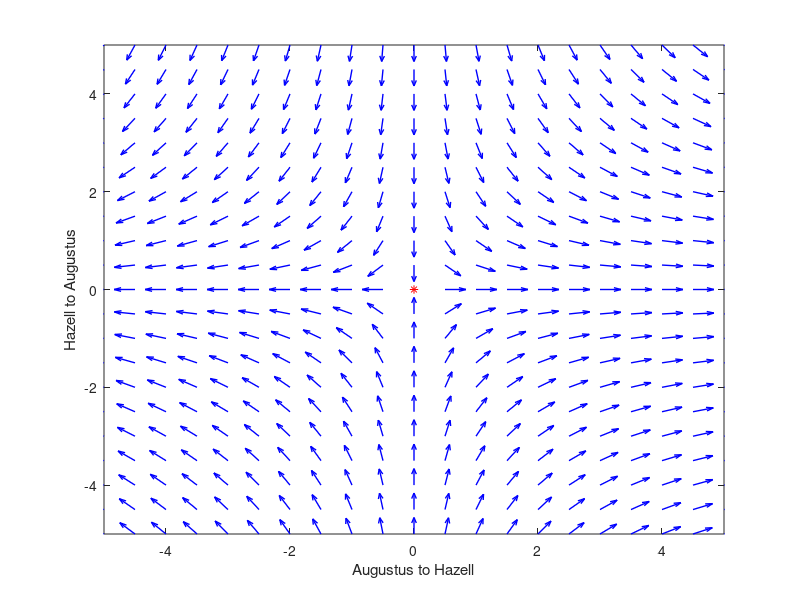

MATLAB code for this plot:
a1 = 0.6659; 
a2 = 0.0561;
b2 = 0.5770;
b1 = 0.0499;

%f=@(t,y)[a1*y(1) - a2*y(2)*y(1); b1*y(1)*y(2)- b2*y(2) ];
f=@(t,y)[a1*y(1) - a2*y(2)*y(1); b1*y(1)*y(2)- b2*y(2) ];
[t,x]=ode45(f,[0,1000],[10;10]);
plot(x(:,1),x(:,2), 'linewidth', 2,'color','red');
hold on  % Set the mode of plotting where each command adds to the current plot
grid off % Don't show the grid
%axis equal  % Makes units along different axes equal
 
a=-5; b=5; % Set the interval for t
c=-5; d=5; % Set the interval for y  
m=20; n=20; % Produce m by n grid
 
axis([a b c d]) % Display a particular rectangle
A = @(x,y) 0.6659.*x-0.0561.*x.*y;
B = @(x,y) -0.5770.*y+0.0499.*x.*y;  % RHS of the ODE - function f(x,y)
[x,y]=meshgrid(a:(b-a)/m:b,c:(d-c)/n:d);  % intervals for t and y
r = sqrt(A(x,y).^2+B(x,y).^2);
%quiver(t,y,dt,dy,1.1,'color','black');  % plot the direction field of constant width
%quiver(x,y,A(x,y)./r,B(x,y)./r,0.5);  % plot the direction field of unit length
quiver(x,y,A(x,y)./r,B(x,y)./r,0.5,'linewidth',1,'color','blue')
%plot(0.5770/0.0499,0.6659/0.0561,'r*');
plot(0,0,'r*');
plot(10,10,'o','markerfacecolor', 'yellow');
xlabel('Augustus to Hazell');
ylabel('Hazell to Augustus');



